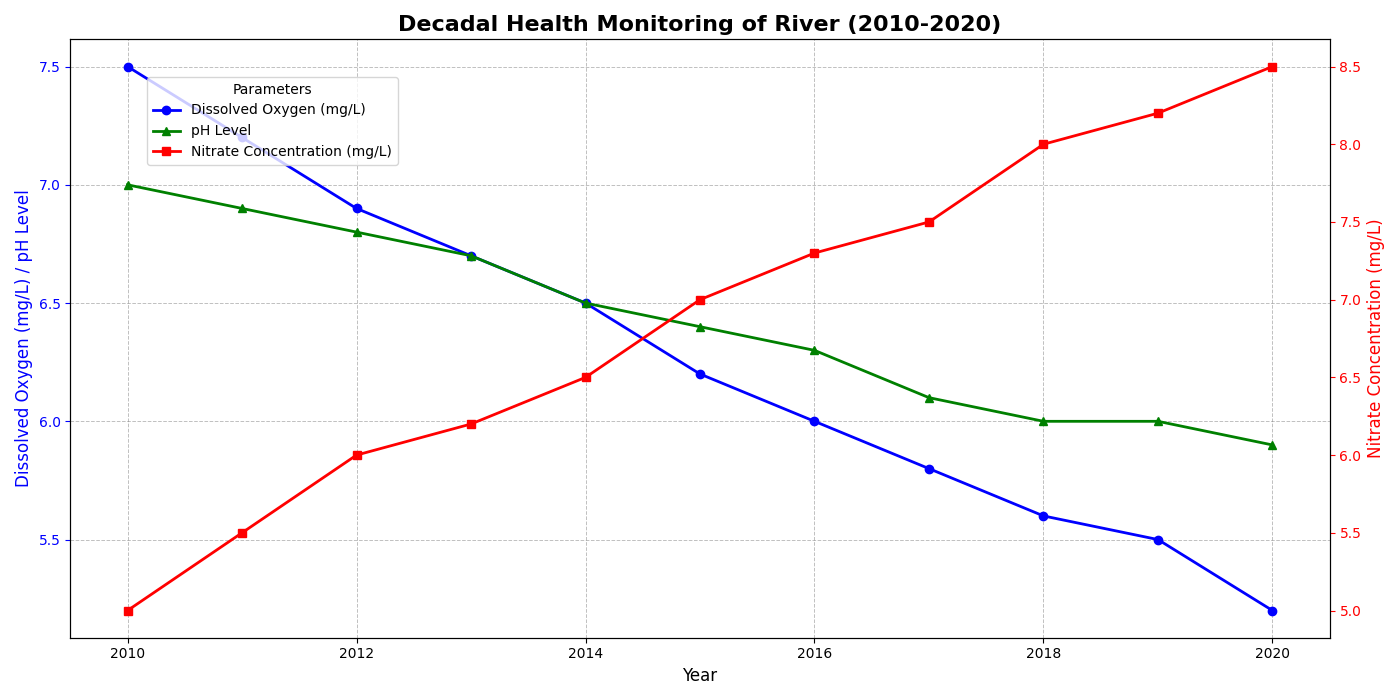

Write the Python code that produced this figure.
import matplotlib.pyplot as plt
import numpy as np

# Backstory: Monitoring the health of the city’s river through various parameters.
# The river’s health is a critical issue in our city, and in this study, we monitor key parameters of the river over a decade.

# Years for the data (2010-2020)
years = np.arange(2010, 2021)

# Artificial data representing average monthly measurements for different river health parameters
dissolved_oxygen = [7.5, 7.2, 6.9, 6.7, 6.5, 6.2, 6.0, 5.8, 5.6, 5.5, 5.2]
ph_level = [7.0, 6.9, 6.8, 6.7, 6.5, 6.4, 6.3, 6.1, 6.0, 6.0, 5.9]
nitrate_concentration = [5, 5.5, 6, 6.2, 6.5, 7, 7.3, 7.5, 8, 8.2, 8.5]

# Create subplots
fig, ax1 = plt.subplots(figsize=(14, 7))

# Use secondary y-axis for nitrate concentration
ax2 = ax1.twinx()

# Plot the line chart for dissolved oxygen and pH level
ax1.plot(years, dissolved_oxygen, label='Dissolved Oxygen (mg/L)', color='blue', marker='o', linewidth=2)
ax1.plot(years, ph_level, label='pH Level', color='green', marker='^', linewidth=2)

# Plot the nitrate concentration on a secondary y-axis
ax2.plot(years, nitrate_concentration, label='Nitrate Concentration (mg/L)', color='red', marker='s', linewidth=2)

# Adding labels and title
ax1.set_xlabel('Year', fontsize=12)
ax1.set_ylabel('Dissolved Oxygen (mg/L) / pH Level', fontsize=12, color='blue')
ax2.set_ylabel('Nitrate Concentration (mg/L)', fontsize=12, color='red')
plt.title('Decadal Health Monitoring of River (2010-2020)', fontsize=16, fontweight='bold')

# Adding grid for better readability
ax1.grid(visible=True, which='both', linestyle='--', linewidth=0.7, color='grey', alpha=0.5)

# Customizing ticks and legends
ax1.tick_params(axis='y', colors='blue')
ax2.tick_params(axis='y', colors='red')
fig.tight_layout()  # Adjust the layout

# Adding legends
fig.legend(loc='upper left', bbox_to_anchor=(0.1, 0.9), fontsize=10, title='Parameters')

# Display the plot
plt.show()
